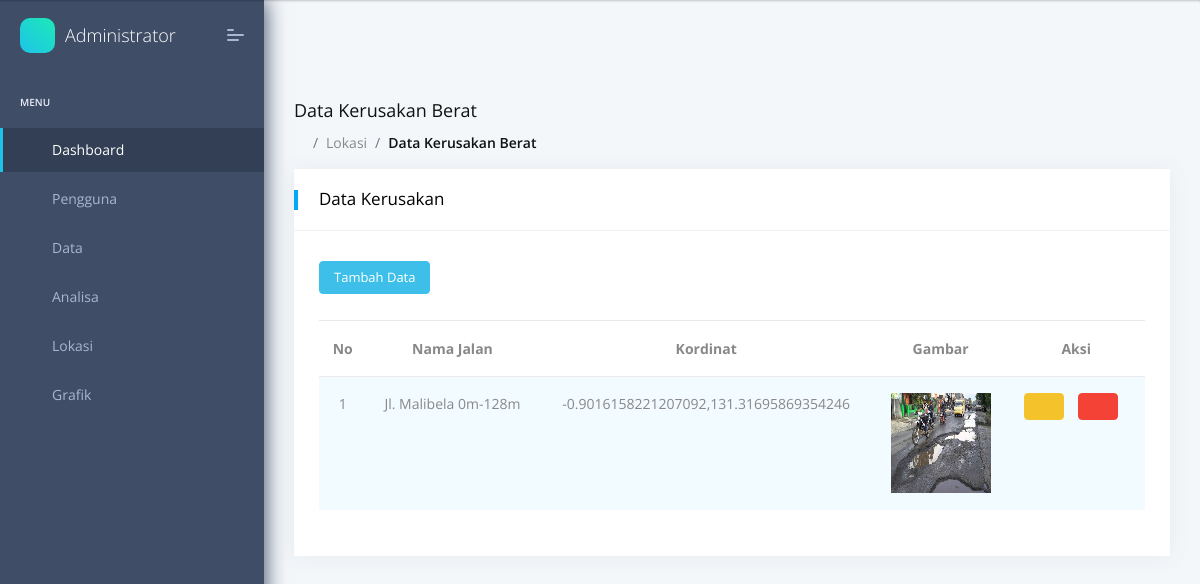
/admin/data_berat.php (signed in), run on the app's committed database.
### tables this page shows
CREATE TABLE `tb_berat` (
  `id_berat` int(5) NOT NULL,
  `id_jalan` int(5) NOT NULL,
  `keterangan` varchar(50) NOT NULL,
  `lat` varchar(50) NOT NULL,
  `lon` varchar(50) NOT NULL
);

CREATE TABLE `tb_jalan` (
  `id_jalan` int(5) NOT NULL,
  `nama` varchar(50) NOT NULL,
  `ket` varchar(50) NOT NULL
);

CREATE TABLE `tb_kerusakan` (
  `id_kerusakan` int(5) NOT NULL,
  `id_jalan` int(5) NOT NULL,
  `foto` varchar(255) NOT NULL,
  `jum_lubang` varchar(50) NOT NULL,
  `uk_lubang` varchar(50) NOT NULL,
  `bekas_roda` varchar(50) NOT NULL,
  `cluster` varchar(50) NOT NULL
);

### admin/data_berat.php (the view, shortened to what this page needs)
<?php
include 'head.php';
include 'menu.php';
include 'header.php';
include 'koneksi.php';
?>
<section class="pcoded-main-container">
    <div class="pcoded-wrapper">
        <div class="pcoded-content">
            <div class="pcoded-inner-content">
                <div class="page-header">
                    <div class="page-block">
                        <div class="row align-items-center">
                            <div class="col-md-12">
                                <div class="page-header-title">
                                    <h5 class="m-b-10">Data Kerusakan Berat</h5>
                                </div>
                                <ul class="breadcrumb">
                                    <li class="breadcrumb-item"><a href="index.php"><i
                                                class="feather icon-home"></i></a></li>
                                    <li class="breadcrumb-item"><a href="#!">Lokasi</a></li>
                                    <li class="breadcrumb-item"><a href="#!">Data Kerusakan Berat</a></li>
                                </ul>
                            </div>
                        </div>
                    </div>
                </div>
                <div class="main-body">
                    <div class="page-wrapper">
                        <div class="row">
                            <div class="col-sm-12">
                                <div class="card">
                                    <div class="card-header">
                                        <h5>Data Kerusakan</h5>
                                    </div>
                                    <div class="card-block">
                                        <a href="tambah_berat.php" class="btn btn-info btn-sm">Tambah Data</a>
                                        <br>
                                        <br>
                                        <div class="key-act-button">
                                            <table id="key-act-button"
                                                class="display table nowrap table-striped table-hover"
                                                style="width:100%">
                                                <thead>
                                                    <tr align="center" valign="baseline">
                                                        <th>No</th>
                                                        <th>Nama Jalan</th>
                                                        <th>Kordinat</th>
                                                        <th>Gambar</th>
                                                        <th>Aksi</th>
                                                    </tr>
                                                </thead>
                                                <tbody>
                                                    <?php
                                                    $noUrut = 0;
                                                    $result = mysqli_query($con, "SELECT * FROM tb_berat
                                                    JOIN tb_jalan ON tb_berat.id_jalan=tb_jalan.id_jalan
                                                    JOIN tb_kerusakan ON tb_kerusakan.id_jalan=tb_jalan.id_jalan
                                                    ORDER BY id_berat");
                                                    while ($row = mysqli_fetch_array($result)) {
                                                        $noUrut++;
                                                    ?>
                                                    <tr align="center" valign="baseline">
                                                        <td><?php echo $noUrut ?></td>
                                                        <td><?php echo $row["nama"]; ?></td>
                                                        <td><?php echo $row["lat"] . ',' . $row["lon"]; ?></td>
                                                        <td>
                                                            <img src="gambar/<?php echo $row['foto']; ?>"
                                                                style="width:100px;height:100px;">
                                                        </td>
                                                        <td>
                                                            <a href="edit_berat.php?id=<?php echo $row['id_berat']; ?>"
                                                                class="btn btn-warning btn-sm feather icon-edit"></a>
                                                            <a href="hapus_berat.php?id=<?php echo $row['id_berat']; ?>"
                                                                class="btn btn-danger btn-sm feather icon-trash"></a>
                                                        </td>
                                                    </tr>
                                                    <?php
                                                    }
                                                    ?>
                                                </tbody>
                                            </table>
                                        </div>
                                    </div>
                                </div>
                            </div>
                        </div>
                    </div>
                </div>
            </div>
        </div>
    </div>
</section>
<?php
include 'foot.php';
?>

### data on the page
tb_berat: id_jalan.nama "Jl. Malibela 0m-128m", lat "-0.9016158221207092", lon "131.31695869354246", tb_kerusakan.foto (picture)
